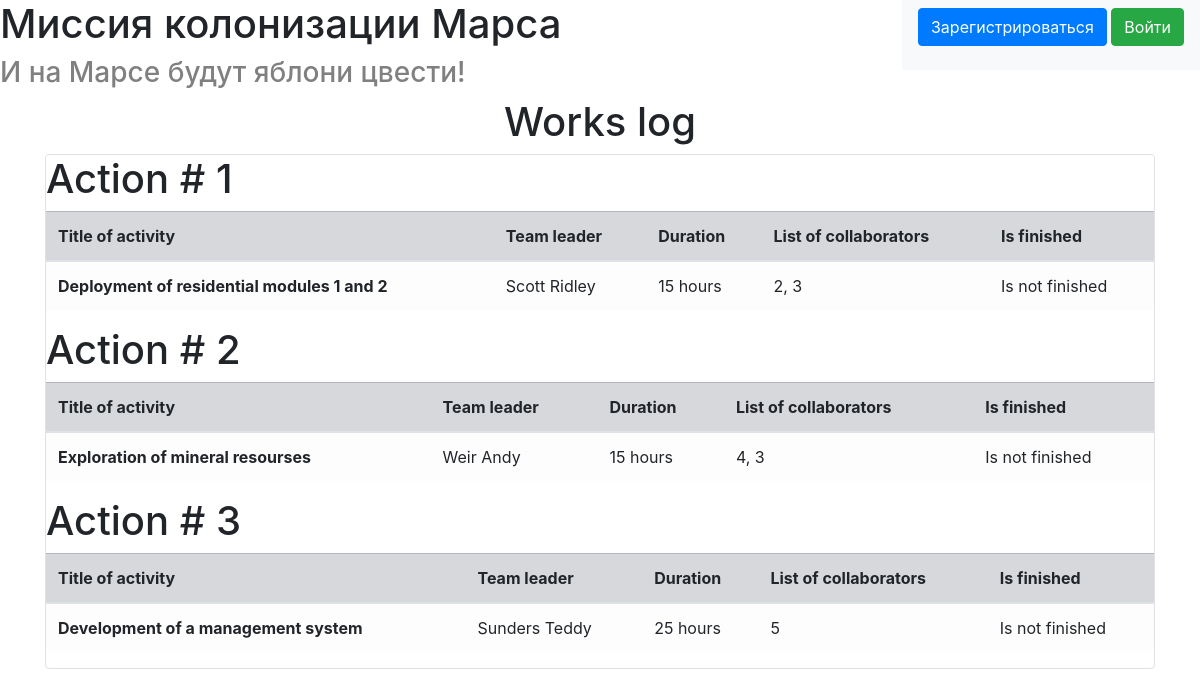
The page / on the database its author committed.
### data/jobs.py (models this page shows, shortened)
class Jobs(SqlAlchemyBase):
    __tablename__ = 'jobs'
    id = sqlalchemy.Column(sqlalchemy.Integer, primary_key=True, autoincrement=True)
    team_leader = sqlalchemy.Column(sqlalchemy.Integer, sqlalchemy.ForeignKey("users.id"))
    job = sqlalchemy.Column(sqlalchemy.String)
    work_size = sqlalchemy.Column(sqlalchemy.Integer)
    collaborators = sqlalchemy.Column(sqlalchemy.String)
    start_date = sqlalchemy.Column(sqlalchemy.DateTime, default=datetime.datetime.now)
    end_date = sqlalchemy.Column(sqlalchemy.DateTime)
    is_finished = sqlalchemy.Column(sqlalchemy.Boolean)
    user = orm.relation('User')

### data/users.py (models this page shows, shortened)
class User(SqlAlchemyBase, UserMixin):
    __tablename__ = 'users'
    id = sqlalchemy.Column(sqlalchemy.Integer,
                           primary_key=True, autoincrement=True)
    surname = sqlalchemy.Column(sqlalchemy.String)
    name = sqlalchemy.Column(sqlalchemy.String)
    age = sqlalchemy.Column(sqlalchemy.Integer)
    position = sqlalchemy.Column(sqlalchemy.String)
    speciality = sqlalchemy.Column(sqlalchemy.String)
    address = sqlalchemy.Column(sqlalchemy.String)
    email = sqlalchemy.Column(sqlalchemy.String, unique=True)
    hashed_password = sqlalchemy.Column(sqlalchemy.String)
    modified_date = sqlalchemy.Column(sqlalchemy.DateTime,
                                      default=datetime.datetime.now)
    jobs = orm.relation("Jobs", back_populates='user')
    departments = orm.relation("Department", back_populates='user')

### main.py (the view)
@app.route("/")
def index():
    db_sess = db_session.create_session()
    jobs = db_sess.query(Jobs).all()
    return render_template("index.html", jobs=jobs)

### data/db_session.py (called while the page is built)
def create_session() -> Session:
    global __factory
    return __factory()

### templates/index.html
{% extends "base.html" %}
{% block content %}
<h1 class="middle">Works log</h1>
<div class="col-md6 border rounded">
    {% for item in jobs %}
    <h1>Action # {{loop.index}}</h1>
    <table class="table">
        <thead>
        <tr class="table-secondary">
            <th scope="col">Title of activity</th>
            <th scope="col">Team leader</th>
            <th scope="col">Duration</th>
            <th scope="col">List of collaborators</th>
            <th scope="col">Is finished</th>
        </tr>
        </thead>
        <tbody>
        <tr class="table-light">
            <th scope="row">{{item.job.capitalize()}}</th>
            <td>{{item.user.surname}} {{item.user.name}}</td>
            <td>{{item.work_size}} hours</td>
            <td>{{item.collaborators}}</td>
            {% if item.is_finished %}
                <td>Is finished</td>
            {% else %}
                <td>Is not finished</td>
            {% endif %}
        </tr>
        </tbody>
    </table>
    {% endfor %}
</div>
{% endblock %}

### templates/base.html (shortened to what this page needs)
<!doctype html>
<html lang="ru">
<head>
    <link rel="stylesheet" href="/static/css/style.css">
    <link rel="stylesheet"
          href="https://stackpath.bootstrapcdn.com/bootstrap/4.4.1/css/bootstrap.min.css"
>
</head>
<body>
    <header>
        <nav class="navbar navbar-light bg-light right">
            {% if current_user.is_authenticated %}
                <a class="navbar-brand" href="/logout">{{ current_user.name }}</a>
            {% else %}
                <p>
                    <a class="btn btn-primary " href="/register">Зарегистрироваться</a>
                    <a class="btn btn-success" href="/login">Войти</a>
                </p>
            {% endif %}
        </nav>
        <h1>Миссия колонизации Марса</h1>
        <h3 class="gray">И на Марсе будут яблони цвести!</h3>
    </header>
<main role="main" class="container">
    {% block content %}{% endblock %}
</main>
</body>
</html>

### static/css/style.css (style rules this page uses)
.gray { color: gray; }
.middle { text-align: center; }
table { width: 300px; }
.right { float: right; }

### rows shown on the page
Jobs: job "Deployment of residential modules 1 and 2", user.surname "Scott", user.name "Ridley", work_size "15", collaborators "2, 3", is_finished "Is not finished"
Jobs: job "Exploration of mineral resourses", user.surname "Weir", user.name "Andy", work_size "15", collaborators "4, 3", is_finished "Is not finished"
Jobs: job "Development of a management system", user.surname "Sunders", user.name "Teddy", work_size "25", collaborators "5", is_finished "Is not finished"
